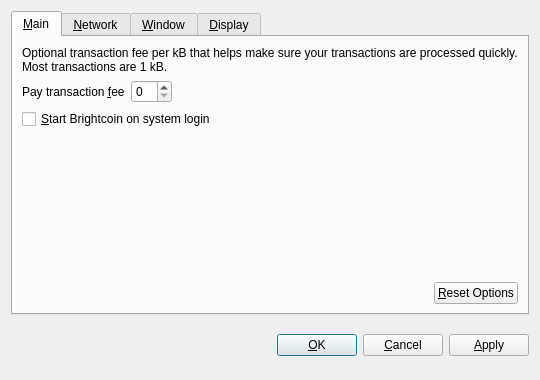
<?xml version="1.0" encoding="UTF-8"?>
<ui version="4.0">
 <class>OptionsDialog</class>
 <widget class="QDialog" name="OptionsDialog">
  <property name="geometry">
   <rect>
    <x>0</x>
    <y>0</y>
    <width>540</width>
    <height>380</height>
   </rect>
  </property>
  <property name="windowTitle">
   <string>Options</string>
  </property>
  <property name="modal">
   <bool>true</bool>
  </property>
  <layout class="QVBoxLayout" name="verticalLayout">
   <item>
    <widget class="QTabWidget" name="tabWidget">
     <property name="tabPosition">
      <enum>QTabWidget::North</enum>
     </property>
     <property name="currentIndex">
      <number>0</number>
     </property>
     <widget class="QWidget" name="tabMain">
      <attribute name="title">
       <string>&amp;Main</string>
      </attribute>
      <layout class="QVBoxLayout" name="verticalLayout_Main">
       <item>
        <widget class="QLabel" name="transactionFeeInfoLabel">
         <property name="text">
          <string>Optional transaction fee per kB that helps make sure your transactions are processed quickly. Most transactions are 1 kB.</string>
         </property>
         <property name="textFormat">
          <enum>Qt::PlainText</enum>
         </property>
         <property name="wordWrap">
          <bool>true</bool>
         </property>
        </widget>
       </item>
       <item>
        <layout class="QHBoxLayout" name="horizontalLayout_1_Main">
         <item>
          <widget class="QLabel" name="transactionFeeLabel">
           <property name="text">
            <string>Pay transaction &amp;fee</string>
           </property>
           <property name="textFormat">
            <enum>Qt::PlainText</enum>
           </property>
           <property name="buddy">
            <cstring>transactionFee</cstring>
           </property>
          </widget>
         </item>
         <item>
          <widget class="BitcoinAmountField" name="transactionFee"/>
         </item>
         <item>
          <spacer name="horizontalSpacer_1_Main">
           <property name="orientation">
            <enum>Qt::Horizontal</enum>
           </property>
           <property name="sizeHint" stdset="0">
            <size>
             <width>40</width>
             <height>20</height>
            </size>
           </property>
          </spacer>
         </item>
        </layout>
       </item>
       <item>
        <widget class="QCheckBox" name="bitcoinAtStartup">
         <property name="toolTip">
          <string>Automatically start Brightcoin after logging in to the system.</string>
         </property>
         <property name="text">
          <string>&amp;Start Brightcoin on system login</string>
         </property>
        </widget>
       </item>
       <item>
        <spacer name="verticalSpacer_Main">
         <property name="orientation">
          <enum>Qt::Vertical</enum>
         </property>
         <property name="sizeHint" stdset="0">
          <size>
           <width>20</width>
           <height>40</height>
          </size>
         </property>
        </spacer>
       </item>
       <item>
        <layout class="QHBoxLayout" name="horizontalLayout_2_Main">
         <item>
          <spacer name="horizontalSpacer_2_Main">
           <property name="orientation">
            <enum>Qt::Horizontal</enum>
           </property>
           <property name="sizeHint" stdset="0">
            <size>
             <width>40</width>
             <height>20</height>
            </size>
           </property>
          </spacer>
         </item>
         <item>
          <widget class="QPushButton" name="resetButton">
           <property name="toolTip">
            <string>Reset all client options to default.</string>
           </property>
           <property name="text">
            <string>&amp;Reset Options</string>
           </property>
           <property name="autoDefault">
            <bool>false</bool>
           </property>
          </widget>
         </item>
        </layout>
       </item>
      </layout>
     </widget>
     <widget class="QWidget" name="tabNetwork">
      <attribute name="title">
       <string>&amp;Network</string>
      </attribute>
      <layout class="QVBoxLayout" name="verticalLayout_Network">
       <item>
        <widget class="QCheckBox" name="mapPortUpnp">
         <property name="toolTip">
          <string>Automatically open the Brightcoin client port on the router. This only works when your router supports UPnP and it is enabled.</string>
         </property>
         <property name="text">
          <string>Map port using &amp;UPnP</string>
         </property>
        </widget>
       </item>
       <item>
        <widget class="QCheckBox" name="connectSocks">
         <property name="toolTip">
          <string>Connect to the Brightcoin network through a SOCKS proxy (e.g. when connecting through Tor).</string>
         </property>
         <property name="text">
          <string>&amp;Connect through SOCKS proxy:</string>
         </property>
        </widget>
       </item>
       <item>
        <layout class="QHBoxLayout" name="horizontalLayout_Network">
         <item>
          <widget class="QLabel" name="proxyIpLabel">
           <property name="text">
            <string>Proxy &amp;IP:</string>
           </property>
           <property name="textFormat">
            <enum>Qt::PlainText</enum>
           </property>
           <property name="buddy">
            <cstring>proxyIp</cstring>
           </property>
          </widget>
         </item>
         <item>
          <widget class="QValidatedLineEdit" name="proxyIp">
           <property name="maximumSize">
            <size>
             <width>140</width>
             <height>16777215</height>
            </size>
           </property>
           <property name="toolTip">
            <string>IP address of the proxy (e.g. 127.0.0.1)</string>
           </property>
          </widget>
         </item>
         <item>
          <widget class="QLabel" name="proxyPortLabel">
           <property name="text">
            <string>&amp;Port:</string>
           </property>
           <property name="textFormat">
            <enum>Qt::PlainText</enum>
           </property>
           <property name="buddy">
            <cstring>proxyPort</cstring>
           </property>
          </widget>
         </item>
         <item>
          <widget class="QLineEdit" name="proxyPort">
           <property name="maximumSize">
            <size>
             <width>55</width>
             <height>16777215</height>
            </size>
           </property>
           <property name="toolTip">
            <string>Port of the proxy (e.g. 9050)</string>
           </property>
          </widget>
         </item>
         <item>
          <widget class="QLabel" name="socksVersionLabel">
           <property name="text">
            <string>SOCKS &amp;Version:</string>
           </property>
           <property name="textFormat">
            <enum>Qt::PlainText</enum>
           </property>
           <property name="buddy">
            <cstring>socksVersion</cstring>
           </property>
          </widget>
         </item>
         <item>
          <widget class="QValueComboBox" name="socksVersion">
           <property name="toolTip">
            <string>SOCKS version of the proxy (e.g. 5)</string>
           </property>
          </widget>
         </item>
         <item>
          <spacer name="horizontalSpacer_Network">
           <property name="orientation">
            <enum>Qt::Horizontal</enum>
           </property>
           <property name="sizeHint" stdset="0">
            <size>
             <width>40</width>
             <height>20</height>
            </size>
           </property>
          </spacer>
         </item>
        </layout>
       </item>
       <item>
        <spacer name="verticalSpacer_Network">
         <property name="orientation">
          <enum>Qt::Vertical</enum>
         </property>
         <property name="sizeHint" stdset="0">
          <size>
           <width>20</width>
           <height>40</height>
          </size>
         </property>
        </spacer>
       </item>
      </layout>
     </widget>
     <widget class="QWidget" name="tabWindow">
      <attribute name="title">
       <string>&amp;Window</string>
      </attribute>
      <layout class="QVBoxLayout" name="verticalLayout_Window">
       <item>
        <widget class="QCheckBox" name="minimizeToTray">
         <property name="toolTip">
          <string>Show only a tray icon after minimizing the window.</string>
         </property>
         <property name="text">
          <string>&amp;Minimize to the tray instead of the taskbar</string>
         </property>
        </widget>
       </item>
       <item>
        <widget class="QCheckBox" name="minimizeOnClose">
         <property name="toolTip">
          <string>Minimize instead of exit the application when the window is closed. When this option is enabled, the application will be closed only after selecting Quit in the menu.</string>
         </property>
         <property name="text">
          <string>M&amp;inimize on close</string>
         </property>
        </widget>
       </item>
       <item>
        <spacer name="verticalSpacer_Window">
         <property name="orientation">
          <enum>Qt::Vertical</enum>
         </property>
         <property name="sizeHint" stdset="0">
          <size>
           <width>20</width>
           <height>40</height>
          </size>
         </property>
        </spacer>
       </item>
      </layout>
     </widget>
     <widget class="QWidget" name="tabDisplay">
      <attribute name="title">
       <string>&amp;Display</string>
      </attribute>
      <layout class="QVBoxLayout" name="verticalLayout_Display">
       <item>
        <layout class="QHBoxLayout" name="horizontalLayout_1_Display">
         <item>
          <widget class="QLabel" name="langLabel">
           <property name="text">
            <string>User Interface &amp;language:</string>
           </property>
           <property name="textFormat">
            <enum>Qt::PlainText</enum>
           </property>
           <property name="buddy">
            <cstring>lang</cstring>
           </property>
          </widget>
         </item>
         <item>
          <widget class="QValueComboBox" name="lang">
           <property name="toolTip">
            <string>The user interface language can be set here. This setting will take effect after restarting Brightcoin.</string>
           </property>
          </widget>
         </item>
        </layout>
       </item>
       <item>
        <layout class="QHBoxLayout" name="horizontalLayout_2_Display">
         <item>
          <widget class="QLabel" name="unitLabel">
           <property name="text">
            <string>&amp;Unit to show amounts in:</string>
           </property>
           <property name="textFormat">
            <enum>Qt::PlainText</enum>
           </property>
           <property name="buddy">
            <cstring>unit</cstring>
           </property>
          </widget>
         </item>
         <item>
          <widget class="QValueComboBox" name="unit">
           <property name="toolTip">
            <string>Choose the default subdivision unit to show in the interface and when sending coins.</string>
           </property>
          </widget>
         </item>
        </layout>
       </item>
       <item>
        <widget class="QCheckBox" name="displayAddresses">
         <property name="toolTip">
          <string>Whether to show Brightcoin addresses in the transaction list or not.</string>
         </property>
         <property name="text">
          <string>&amp;Display addresses in transaction list</string>
         </property>
        </widget>
       </item>
       <item>
        <widget class="QCheckBox" name="coinControlFeatures">
         <property name="toolTip">
          <string>Whether to show coin control features or not.</string>
         </property>
         <property name="text">
          <string>Display coin &amp;control features (experts only!)</string>
         </property>
        </widget>
       </item>
       <item>
        <spacer name="verticalSpacer_Display">
         <property name="orientation">
          <enum>Qt::Vertical</enum>
         </property>
         <property name="sizeHint" stdset="0">
          <size>
           <width>20</width>
           <height>40</height>
          </size>
         </property>
        </spacer>
       </item>
      </layout>
     </widget>
    </widget>
   </item>
   <item>
    <layout class="QHBoxLayout" name="horizontalLayout_Buttons">
     <item>
      <spacer name="horizontalSpacer_1">
       <property name="orientation">
        <enum>Qt::Horizontal</enum>
       </property>
       <property name="sizeHint" stdset="0">
        <size>
         <width>40</width>
         <height>48</height>
        </size>
       </property>
      </spacer>
     </item>
     <item>
      <widget class="QLabel" name="statusLabel">
       <property name="font">
        <font>
         <weight>75</weight>
         <bold>true</bold>
        </font>
       </property>
       <property name="text">
        <string/>
       </property>
       <property name="textFormat">
        <enum>Qt::PlainText</enum>
       </property>
       <property name="wordWrap">
        <bool>true</bool>
       </property>
      </widget>
     </item>
     <item>
      <spacer name="horizontalSpacer_2">
       <property name="orientation">
        <enum>Qt::Horizontal</enum>
       </property>
       <property name="sizeHint" stdset="0">
        <size>
         <width>40</width>
         <height>48</height>
        </size>
       </property>
      </spacer>
     </item>
     <item>
      <widget class="QPushButton" name="okButton">
       <property name="text">
        <string>&amp;OK</string>
       </property>
      </widget>
     </item>
     <item>
      <widget class="QPushButton" name="cancelButton">
       <property name="text">
        <string>&amp;Cancel</string>
       </property>
       <property name="autoDefault">
        <bool>false</bool>
       </property>
      </widget>
     </item>
     <item>
      <widget class="QPushButton" name="applyButton">
       <property name="text">
        <string>&amp;Apply</string>
       </property>
       <property name="autoDefault">
        <bool>false</bool>
       </property>
      </widget>
     </item>
    </layout>
   </item>
  </layout>
 </widget>
 <customwidgets>
  <customwidget>
   <class>BitcoinAmountField</class>
   <extends>QSpinBox</extends>
   <header>bitcoinamountfield.h</header>
  </customwidget>
  <customwidget>
   <class>QValueComboBox</class>
   <extends>QComboBox</extends>
   <header>qvaluecombobox.h</header>
  </customwidget>
  <customwidget>
   <class>QValidatedLineEdit</class>
   <extends>QLineEdit</extends>
   <header>qvalidatedlineedit.h</header>
  </customwidget>
 </customwidgets>
 <resources/>
 <connections/>
</ui>
